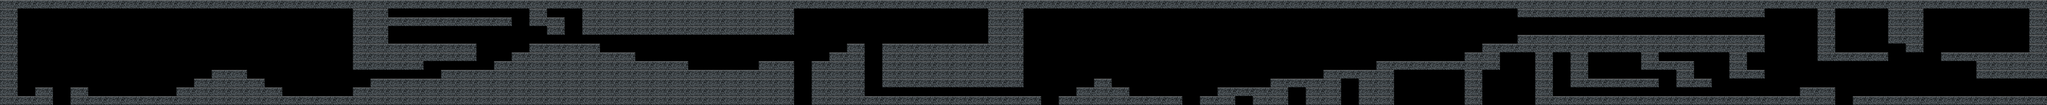

This is a level from a 2D game, rendered from its Tiled map with the project's own tilesets. A one-line summary and the complete map file follow:
An orthogonal 116x12 tile map with 200x100 px tiles, 1 tile layer (Слой тайлов 1), 2 tilesets.

<map version="1.5" tiledversion="1.7.2" orientation="orthogonal" renderorder="right-down" width="116" height="12" tilewidth="200" tileheight="100" infinite="0" nextlayerid="2" nextobjectid="1">
 <tileset firstgid="1" source="platform.tsx" />
 <tileset firstgid="2" source="platform_right.tsx" />
 <layer id="1" name="Слой тайлов 1" width="116" height="12">
  <data encoding="csv">
1,1,1,1,1,1,1,1,1,1,1,1,1,1,1,1,1,1,1,1,1,1,1,1,1,1,1,1,1,1,1,1,1,1,1,1,1,1,1,1,1,1,1,1,1,1,1,1,1,1,1,1,1,1,1,1,1,1,1,1,1,1,1,1,1,1,1,1,1,1,1,1,1,1,1,1,1,1,1,1,1,1,1,1,1,1,1,1,1,1,1,1,1,1,1,1,1,1,1,1,1,1,1,1,1,1,1,1,1,1,1,1,1,1,1,1,
1,0,0,0,0,0,0,0,0,0,0,0,0,0,0,0,0,0,0,0,1,1,0,0,0,0,0,0,0,0,1,0,0,1,1,1,1,1,1,1,1,1,1,1,1,0,0,0,0,0,0,0,0,0,0,0,1,1,0,0,0,0,0,0,0,0,0,0,0,0,0,0,0,0,0,0,0,0,0,0,0,0,0,0,0,0,1,1,1,1,1,1,1,1,1,1,1,1,1,1,0,0,0,1,0,0,0,1,1,0,0,0,0,0,0,1,
1,0,0,0,0,0,0,0,0,0,0,0,0,0,0,0,0,0,0,0,1,1,1,1,1,1,1,1,1,0,1,1,0,1,1,1,1,1,1,1,1,1,1,1,1,0,0,0,0,0,0,0,0,0,0,0,1,1,0,0,0,0,0,0,0,0,0,0,0,0,0,0,0,0,0,0,0,0,0,0,0,0,0,0,0,0,0,0,0,0,0,0,0,0,0,0,0,0,0,0,0,0,0,1,0,0,0,1,1,0,0,0,0,0,0,1,
1,0,0,0,0,0,0,0,0,0,0,0,0,0,0,0,0,0,0,0,1,1,0,0,0,0,0,0,0,0,0,1,0,1,1,1,1,1,1,1,1,1,1,1,1,0,0,0,0,0,0,0,0,0,0,0,1,1,0,0,0,0,0,0,0,0,0,0,0,0,0,0,0,0,0,0,0,0,0,0,0,0,0,0,0,0,0,0,0,0,0,0,0,0,0,0,0,0,0,0,0,0,0,1,0,0,0,1,1,0,0,0,0,0,0,1,
1,0,0,0,0,0,0,0,0,0,0,0,0,0,0,0,0,0,0,0,1,1,0,0,0,0,0,0,0,0,0,0,0,0,0,0,0,0,0,0,0,0,0,0,0,0,0,0,0,0,0,0,0,0,0,0,1,1,0,0,0,0,0,0,0,0,0,0,0,0,0,0,0,0,0,0,0,0,0,0,0,0,0,0,0,0,1,1,1,1,1,1,1,1,1,1,1,1,1,1,0,0,0,1,0,0,0,1,1,0,0,0,0,0,0,1,
1,0,0,0,0,0,0,0,0,0,0,0,0,0,0,0,0,0,0,0,1,1,1,1,1,1,1,0,0,0,1,1,1,1,0,0,0,0,0,0,0,0,0,0,0,0,0,0,1,0,1,1,1,1,1,1,1,1,0,0,0,0,0,0,0,0,0,0,0,0,0,0,0,0,0,0,0,0,0,0,0,0,0,0,1,1,1,1,1,1,1,1,1,1,1,1,1,1,1,1,0,0,0,1,0,0,0,0,1,0,0,0,0,0,0,1,
1,0,0,0,0,0,0,0,0,0,0,0,0,0,0,0,0,0,0,0,1,1,1,1,1,1,1,0,0,1,1,1,1,1,1,1,0,0,0,0,0,0,0,0,0,0,0,1,1,0,1,1,1,1,1,1,1,1,0,0,0,0,0,0,0,0,0,0,0,0,0,0,0,0,0,0,0,0,0,0,0,0,0,1,1,0,0,1,0,1,0,0,0,1,0,0,0,0,1,0,0,0,0,1,1,1,1,0,0,0,1,1,1,1,1,1,
1,0,0,0,0,0,0,0,0,0,0,0,0,0,0,0,0,0,0,0,1,1,1,1,0,0,0,0,1,1,1,1,1,1,1,1,1,1,1,0,0,0,0,1,1,0,1,1,1,0,1,1,1,1,1,1,1,1,0,0,0,0,0,0,0,0,0,0,0,0,0,0,0,0,0,0,0,0,1,1,1,1,1,1,1,0,0,1,0,1,0,0,0,1,1,1,0,0,1,0,0,0,0,0,0,0,0,0,0,0,0,0,1,1,1,1,
1,0,0,0,0,0,0,0,0,0,0,0,1,1,0,0,0,0,0,0,0,0,0,0,0,1,1,1,1,1,1,1,1,1,1,1,1,1,1,1,1,1,1,1,1,0,1,1,1,0,1,1,1,1,1,1,1,1,0,0,0,0,0,0,0,0,0,0,0,0,0,0,0,0,0,1,1,1,1,0,0,0,0,1,0,0,0,1,0,1,0,0,0,0,0,1,0,0,1,1,0,0,0,0,0,0,0,0,0,0,0,0,1,1,1,1,
1,0,0,0,0,0,0,0,0,0,0,1,1,1,1,0,0,0,0,0,0,1,1,1,1,1,1,1,1,1,1,1,1,1,1,1,1,1,1,1,1,1,1,1,1,0,1,1,1,0,1,1,1,1,1,1,1,1,0,0,0,0,1,0,0,0,0,0,0,0,0,0,1,1,1,1,0,1,1,0,0,0,0,1,0,0,0,1,0,1,1,1,1,1,0,1,1,0,0,0,0,0,0,0,0,0,0,0,0,0,0,0,0,0,0,0,
1,0,1,0,1,0,0,0,0,0,1,1,1,1,1,1,0,0,0,0,1,1,1,1,1,1,1,1,1,1,1,1,1,1,1,1,1,1,1,1,1,1,1,1,1,0,1,1,1,0,0,0,0,0,0,0,0,0,0,0,0,1,1,1,0,0,0,0,0,1,1,1,1,0,1,1,0,1,1,0,0,0,0,1,0,0,0,1,0,0,0,0,0,0,0,0,0,0,0,0,0,0,1,1,0,0,0,0,0,0,0,0,0,0,0,0,
1,1,1,0,1,1,1,1,1,1,1,1,1,1,1,1,1,1,1,1,1,1,1,1,1,1,1,1,1,1,1,1,1,1,1,1,1,1,1,1,1,1,1,1,1,0,1,1,1,1,1,1,1,1,1,1,1,1,1,0,1,1,1,1,1,1,1,0,1,1,0,1,1,0,1,1,0,1,1,0,0,0,0,1,0,0,0,1,1,1,1,1,1,1,1,1,1,1,1,1,1,1,1,1,0,1,1,1,1,1,1,1,1,1,1,1
</data>
 </layer>
</map>
